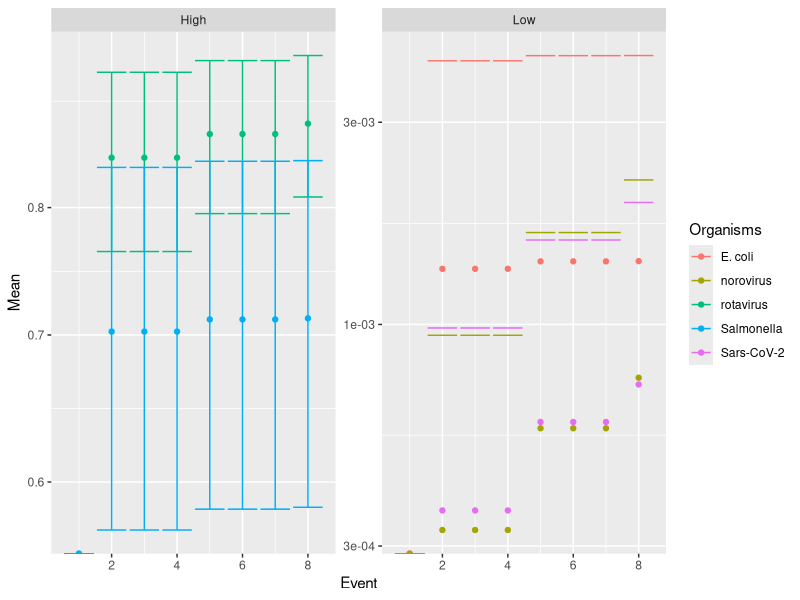
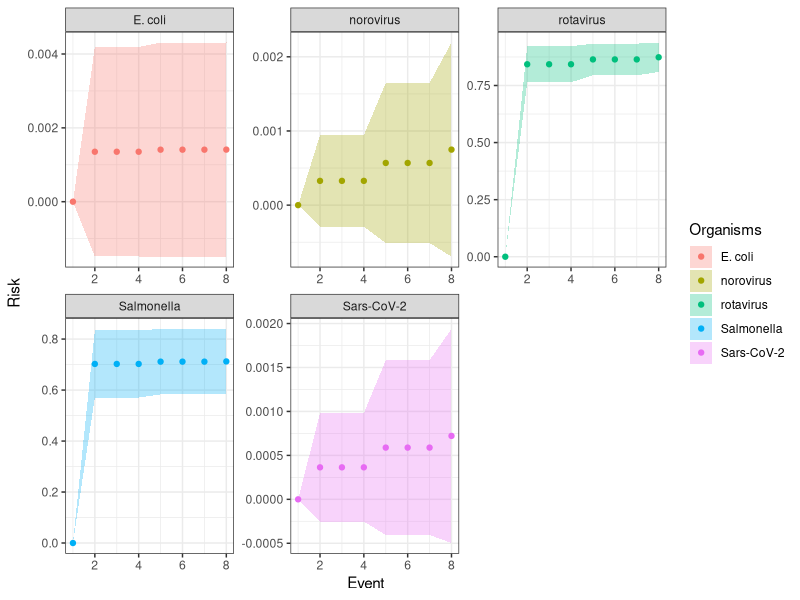

R code for these plots, in order: (Note: this script raises an error after producing the figures.)
library(readr)
baseline_scenario_result_graph <- read_csv("baseline scenario result graph.csv")
View(baseline_scenario_result_graph)

library(readr)
baseline_dose <- read_csv("baseline_dose.csv")
View(baseline_dose)

require(ggplot2)
require(ggpubr)
ggplot(baseline_scenario_result_graph)+
  geom_point(aes(x=Event, y=Mean, group=Organisms, color=Organisms))+
  geom_errorbar(aes(x=Event, ymin=Mean-Sd, ymax=Mean+Sd, group=Organisms, color=Organisms))+
  facet_wrap(~Type,scales="free")+
  scale_y_continuous(trans="log10")


A<-ggplot(baseline_scenario_result_graph)+ 
  geom_point(aes(x=Event, y=Mean, group=Organisms, color=Organisms))+
  geom_ribbon(aes(x=Event, ymin=Mean-Sd, ymax=Mean+Sd, group=Organisms, fill=Organisms), alpha=0.3)+
  facet_wrap(~Organisms,scales="free")+
  theme_bw()+
  scale_y_continuous(name="Risk")
 
ggsave("figure_dpi600.tiff", dpi=600, dev='tiff', height=5, width=8, units="in")

B<-ggplot(baseline_dose)+ 
  geom_point(aes(x=Event, y=Mean, group=Organisms, color=Organisms))+
  geom_ribbon(aes(x=Event, ymin=Mean-Sd, ymax=Mean+Sd, group=Organisms, fill=Organisms), alpha=0.3)+
  facet_wrap(~Organisms,scales="free")+
  theme_bw()+
  scale_y_continuous(name="Dose")

ggarrange(B,A, common.legend=TRUE)+
  windows()

